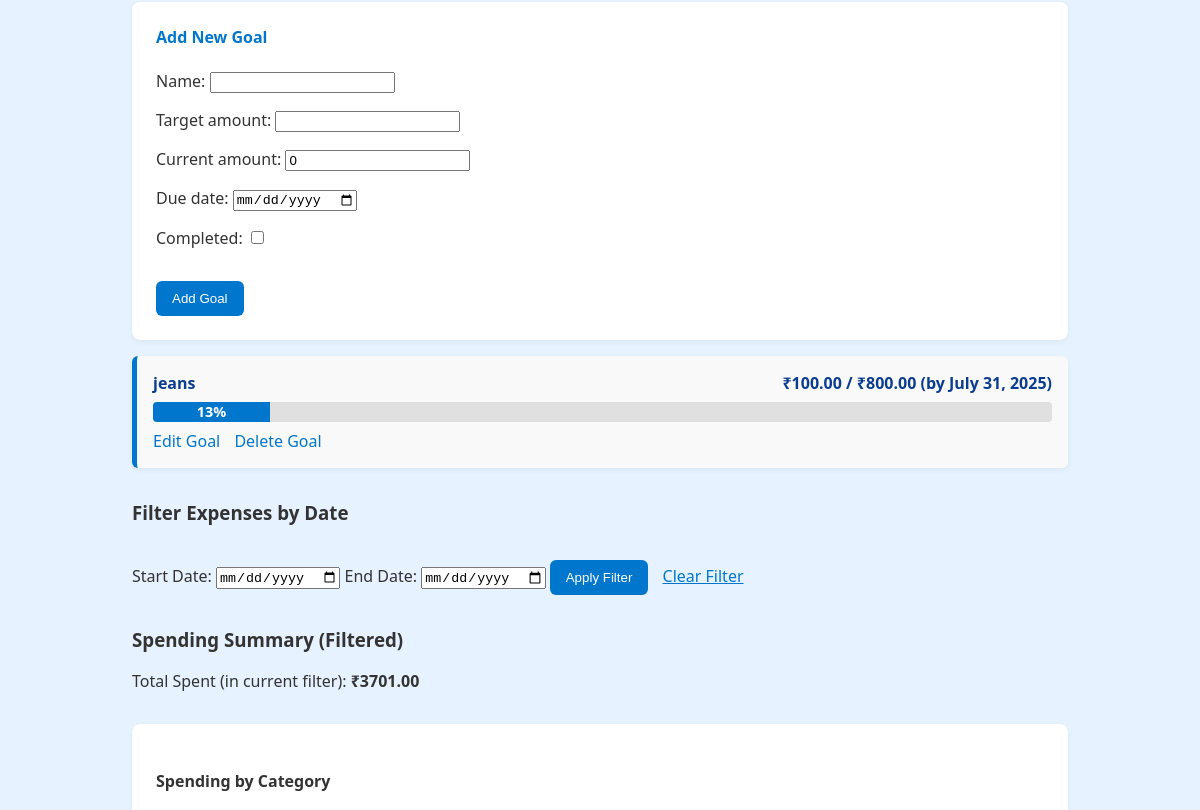
Page /dashboard/ (signed in, middle part) on the earlier database version.
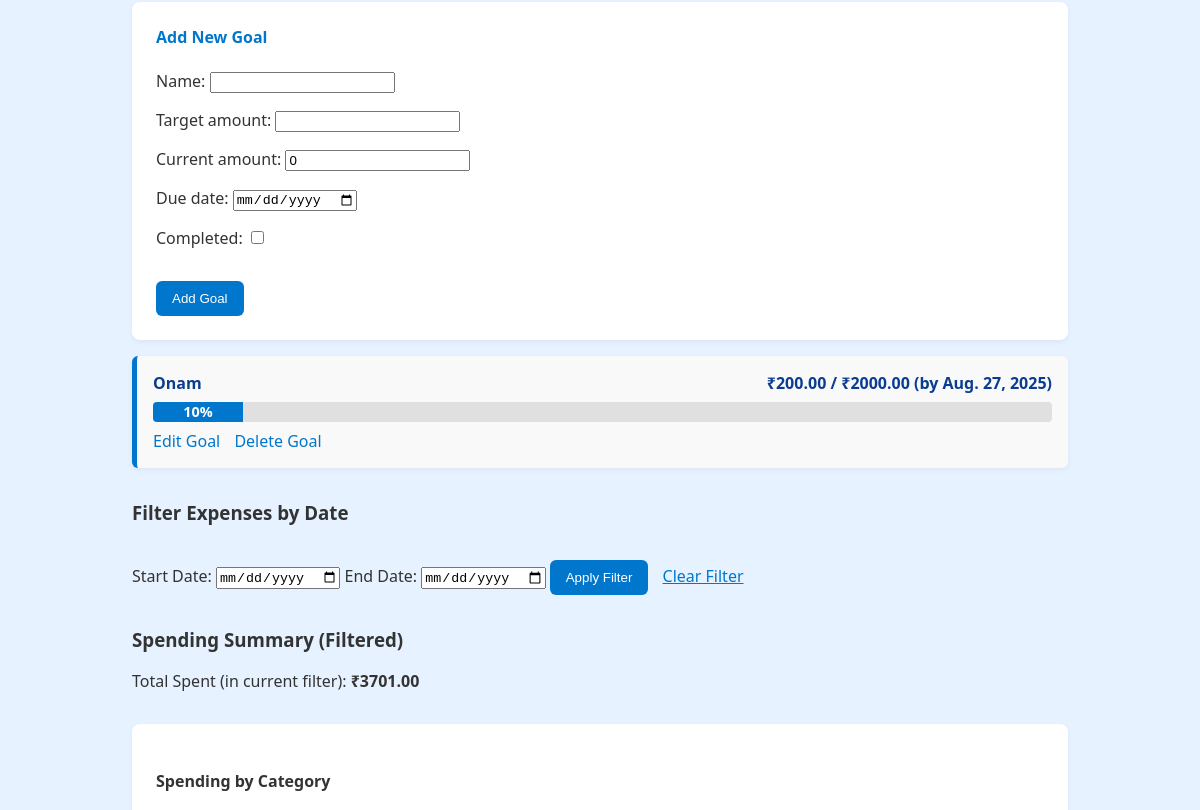
Same page on the later database version.
### expenses/models.py (models this page shows, shortened)
class Goal(models.Model):
    owner = models.ForeignKey(to=User, on_delete=models.CASCADE)
    name = models.CharField(max_length=255)
    target_amount = models.DecimalField(max_digits=10, decimal_places=2)
    current_amount = models.DecimalField(max_digits=10, decimal_places=2, default=0)
    due_date = models.DateField(null=True, blank=True)  # Optional due date
    completed = models.BooleanField(default=False)
    created_at = models.DateTimeField(auto_now_add=True)
    @property
    def progress_percentage(self):
        if self.target_amount > 0:
            return (self.current_amount / self.target_amount) * 100
        return 0

### expenses/views.py (the view, shortened to what this page needs)
# urls.py: path('dashboard/', views.dashboard, name='dashboard'),
@login_required
def dashboard(request):
    if request.method == 'POST':
        if 'add_expense' in request.POST:
            expense_form = ExpenseForm(request.POST)
            if expense_form.is_valid():
                expense = expense_form.save(commit=False)
                expense.owner = request.user
                expense.save()
                messages.success(request, 'Expense added successfully!')
                return redirect('dashboard')
        elif 'add_income' in request.POST:
            income_form = IncomeForm(request.POST)
            if income_form.is_valid():
                income = income_form.save(commit=False)
                income.owner = request.user
                income.save()
                messages.success(request, 'Income added successfully!')
                return redirect('dashboard')
        elif 'add_goal' in request.POST:
            goal_form = GoalForm(request.POST)
            if goal_form.is_valid():
                goal = goal_form.save(commit=False)
                goal.owner = request.user
                goal.save()
                messages.success(request, 'Goal added successfully!')
                return redirect('dashboard')
    else:
        expense_form = ExpenseForm()
        income_form = IncomeForm()
        goal_form = GoalForm() # Initialize GoalForm for GET requests
    expenses = Expense.objects.filter(owner=request.user)
    incomes = Income.objects.filter(owner=request.user)
    start_date_str = request.GET.get('start_date')
    end_date_str = request.GET.get('end_date')
    today = date.today()
    today_expenses = Expense.objects.filter(owner=request.user, date=today)
    today_incomes = Income.objects.filter(owner=request.user, date=today)
    expenses = expenses.order_by('-date')
    incomes = incomes.order_by('-date')
    total_spent = expenses.aggregate(Sum('amount'))['amount__sum']
    total_income = incomes.aggregate(Sum('amount'))['amount__sum']
    total_spent = total_spent if total_spent is not None else Decimal(0)
    total_income = total_income if total_income is not None else Decimal(0)
    balance = total_income - total_spent
    category_summary = expenses.values('category').annotate(total=Sum('amount')).order_by('-total')
    category_labels = [item['category'] for item in category_summary]
    category_data = [float(item['total']) for item in category_summary]
    monthly_summary = expenses.extra(select={'month': "strftime('%%Y-%%m', date)"}).values('month').annotate(total=Sum('amount')).order_by('month')
    monthly_labels = [item['month'] for item in monthly_summary]
    monthly_data = [float(item['total']) for item in monthly_summary]
    goals = Goal.objects.filter(owner=request.user).order_by('due_date')
    today_date = date.today()
    start_of_week = today_date - timedelta(days=today_date.weekday())
    week_days = []
    for i in range(7):
        day_date = start_of_week + timedelta(days=i)
        week_days.append({
            'name': day_date.strftime('%a'),
            'date': day_date.day,
            'is_today': (day_date == today_date)
        })
    context = {
        'expense_form': expense_form,
        'income_form': income_form,
        'goal_form': goal_form,
        'expenses': expenses,
        'incomes': incomes,
        'goals': goals,
        'start_date': start_date_str,
        'end_date': end_date_str,
        'total_spent': total_spent,
        'total_income': total_income,
        'balance': balance,
        'today_expenses': today_expenses,
        'today_incomes': today_incomes,
        'category_labels': json.dumps(category_labels),
        'category_data': json.dumps(category_data),
        'monthly_labels': json.dumps(monthly_labels),
        'monthly_data': json.dumps(monthly_data),
        'current_month_year': today_date.strftime('%B %Y'),
        'week_days': week_days,
    }
    return render(request, 'expense/dashboard.html', context)

### expenses/views.py
class ExpenseForm(forms.ModelForm):
    class Meta:
        model = Expense
        fields = ('title', 'amount', 'category')

class IncomeForm(forms.ModelForm):
    class Meta:
        model = Income
        fields = ('title', 'amount', 'category')

### expenses/templates/expense/dashboard.html (shortened to what this page needs)
<!DOCTYPE html>
<html lang="en">
<head>
</head>
<body>
<main class="dashboard-container" role="main" aria-label="Dashboard - Expense Tracker">
<section aria-labelledby="goals-title">
    <div class="form-card">
        <h4>Add New Goal</h4>
        <form method="POST" novalidate>
            {% for field in goal_form %}
                <p>
                    {{ field.label_tag }}
                    {{ field }}
                </p>
            {% endfor %}
            <button type="submit" name="add_goal" aria-label="Add new goal">Add Goal</button>
        </form>
    </div>
    <ul class="goals-list">
    {% for goal in goals %}
        <li tabindex="0" class="{% if goal.completed %}completed{% endif %}">
            <div class="goal-header">
                <span class="goal-name">{{ goal.name }}</span>
                <span class="goal-amounts">
                    ₹{{ goal.current_amount|floatformat:2 }} / ₹{{ goal.target_amount|floatformat:2 }}
                    {% if goal.due_date %}(by {{ goal.due_date }}){% endif %}
                </span>
            </div>
            <div class="goal-progress-bar">
                <div class="goal-progress" style="width: {{ goal.progress_percentage|floatformat:0 }}%;">
                    {{ goal.progress_percentage|floatformat:0 }}%
                </div>
            </div>
            <div class="goal-actions">
                <a href="{% url 'edit_goal' goal.id %}">Edit Goal</a>
                <a href="{% url 'delete_goal' goal.id %}">Delete Goal</a>
            </div>
        </li>
    {% empty %}
        <li style="text-align: center; color: #667788;">No goals set yet. Start saving!</li>
    {% endfor %}
</ul>
</section>
<section aria-labelledby="filter-expenses-title">
    <h3 id="filter-expenses-title">Filter Expenses by Date</h3>
    <form method="GET" action="{% url 'dashboard' %}" novalidate>
        <label for="start_date">Start Date:</label>
        <input type="date" id="start_date" name="start_date" value="{{ start_date|default_if_none:'' }}" />
        <label for="end_date">End Date:</label>
        <input type="date" id="end_date" name="end_date" value="{{ end_date|default_if_none:'' }}" />
        <button type="submit" aria-label="Apply date filter">Apply Filter</button>
        <a href="{% url 'dashboard' %}" class="button-link" aria-label="Clear date filter">Clear Filter</a>
    </form>
</section>
<section aria-labelledby="spending-summary-title">
    <h3 id="spending-summary-title">Spending Summary (Filtered)</h3>
    <p>Total Spent (in current filter): <strong>₹{{ total_spent|floatformat:2 }}</strong></p>
</section>
<section aria-labelledby="category-chart-title" class="chart-wrapper">
    <h4 id="category-chart-title">Spending by Category</h4>
</section>
</main>
</body>
</html>

Differences in the rows shown:
removed Goal: name "jeans", current_amount "100.00", target_amount "800.00", due_date "July 31, 2025", progress_percentage "13"
added Goal: name "Onam", current_amount "200.00", target_amount "2000.00", due_date "Aug. 27, 2025", progress_percentage "10"
